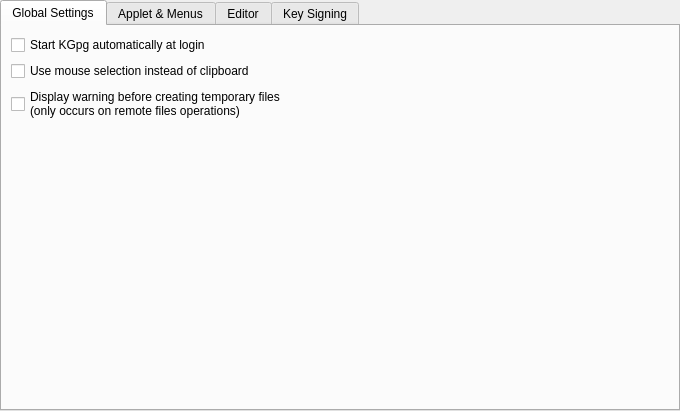
<?xml version="1.0" encoding="UTF-8"?>
<ui version="4.0">
 <class>MiscConf</class>
 <widget class="QWidget" name="MiscConf">
  <property name="geometry">
   <rect>
    <x>0</x>
    <y>0</y>
    <width>680</width>
    <height>411</height>
   </rect>
  </property>
  <layout class="QVBoxLayout">
   <property name="margin">
    <number>0</number>
   </property>
   <item>
    <widget class="QTabWidget" name="miscWidget">
     <property name="currentIndex">
      <number>0</number>
     </property>
     <widget class="QWidget" name="tabGlobal">
      <attribute name="title">
       <string>Global Settings</string>
      </attribute>
      <layout class="QVBoxLayout">
       <item>
        <layout class="QVBoxLayout">
         <item>
          <widget class="QCheckBox" name="kcfg_AutoStart">
           <property name="whatsThis">
            <string>&lt;qt&gt;&lt;b&gt;Start KGpg automatically at KDE startup:&lt;/b&gt;&lt;br /&gt;
&lt;p&gt;If checked KGpg will start automatically each time that KDE starts up.&lt;/p&gt;&lt;/qt&gt;</string>
           </property>
           <property name="text">
            <string>Start KGpg automatically at login</string>
           </property>
           <property name="checked">
            <bool>false</bool>
           </property>
          </widget>
         </item>
         <item>
          <widget class="QCheckBox" name="kcfg_UseMouseSelection">
           <property name="minimumSize">
            <size>
             <width>0</width>
             <height>0</height>
            </size>
           </property>
           <property name="whatsThis">
            <string>&lt;qt&gt;&lt;b&gt;Use mouse selection instead of clipboard:&lt;/b&gt;&lt;br /&gt;
&lt;p&gt;If checked, clipboard operations in KGpg will use the selection clipboard, that means highlighting a text to copy, and middle button (or right+left together) to paste. If this option is not checked, the clipboard will work with Key shortcuts (Ctrl-c, Ctrl-v).&lt;/p&gt;&lt;/qt&gt; </string>
           </property>
           <property name="text">
            <string>Use mouse selection instead of clipboard</string>
           </property>
          </widget>
         </item>
         <item>
          <widget class="QCheckBox" name="kcfg_RemoteFileWarn">
           <property name="minimumSize">
            <size>
             <width>0</width>
             <height>0</height>
            </size>
           </property>
           <property name="whatsThis">
            <string>&lt;qt&gt;&lt;b&gt;Display warning before creating temporary files:&lt;/b&gt;&lt;br /&gt;
&lt;p&gt;&lt;/p&gt;&lt;/qt&gt;</string>
           </property>
           <property name="text">
            <string>Display warning before creating temporary files
(only occurs on remote files operations)</string>
           </property>
          </widget>
         </item>
        </layout>
       </item>
       <item>
        <spacer>
         <property name="orientation">
          <enum>Qt::Vertical</enum>
         </property>
         <property name="sizeHint" stdset="0">
          <size>
           <width>20</width>
           <height>40</height>
          </size>
         </property>
        </spacer>
       </item>
      </layout>
     </widget>
     <widget class="QWidget" name="tabApplet">
      <attribute name="title">
       <string>Applet &amp;&amp; Menus</string>
      </attribute>
      <layout class="QVBoxLayout">
       <item>
        <widget class="QGroupBox" name="groupBox11">
         <property name="title">
          <string>Konqueror Service Menus</string>
         </property>
         <layout class="QVBoxLayout">
          <item>
           <layout class="QHBoxLayout">
            <item>
             <widget class="QLabel" name="textLabel1">
              <property name="sizePolicy">
               <sizepolicy hsizetype="Minimum" vsizetype="Fixed">
                <horstretch>0</horstretch>
                <verstretch>0</verstretch>
               </sizepolicy>
              </property>
              <property name="whatsThis">
               <string>&lt;qt&gt;&lt;b&gt;Sign file service menu:&lt;/b&gt;&lt;br /&gt;
&lt;p&gt;&lt;/p&gt;
&lt;/qt&gt;</string>
              </property>
              <property name="text">
               <string>Sign file service menu:</string>
              </property>
              <property name="wordWrap">
               <bool>false</bool>
              </property>
             </widget>
            </item>
            <item>
             <widget class="QComboBox" name="kcfg_SignMenu">
              <property name="sizePolicy">
               <sizepolicy hsizetype="Minimum" vsizetype="Fixed">
                <horstretch>0</horstretch>
                <verstretch>0</verstretch>
               </sizepolicy>
              </property>
              <item>
               <property name="text">
                <string>Disable</string>
               </property>
              </item>
              <item>
               <property name="text">
                <string>Enable with All Files</string>
               </property>
              </item>
             </widget>
            </item>
           </layout>
          </item>
          <item>
           <layout class="QHBoxLayout">
            <item>
             <widget class="QLabel" name="textLabel1_3">
              <property name="sizePolicy">
               <sizepolicy hsizetype="Minimum" vsizetype="Fixed">
                <horstretch>0</horstretch>
                <verstretch>0</verstretch>
               </sizepolicy>
              </property>
              <property name="whatsThis">
               <string>&lt;qt&gt;&lt;b&gt;Decrypt file service menu:&lt;/b&gt;&lt;br /&gt;
&lt;p&gt;&lt;/p&gt;
&lt;/qt&gt;</string>
              </property>
              <property name="text">
               <string>Decrypt file service menu:</string>
              </property>
              <property name="wordWrap">
               <bool>false</bool>
              </property>
             </widget>
            </item>
            <item>
             <widget class="QComboBox" name="kcfg_DecryptMenu">
              <item>
               <property name="text">
                <string>Disable</string>
               </property>
              </item>
              <item>
               <property name="text">
                <string>Enable with All Files</string>
               </property>
              </item>
              <item>
               <property name="text">
                <string>Enable with Encrypted Files</string>
               </property>
              </item>
             </widget>
            </item>
           </layout>
          </item>
         </layout>
        </widget>
       </item>
       <item>
        <widget class="QGroupBox" name="groupBox3">
         <property name="title">
          <string>System Tray Applet</string>
         </property>
         <layout class="QVBoxLayout">
          <item>
           <widget class="QCheckBox" name="kcfg_ShowSystray">
            <property name="whatsThis">
             <string>&lt;qt&gt;&lt;b&gt;Show system tray icon:&lt;/b&gt;&lt;br /&gt;
&lt;p&gt;If checked KGpg will minimize to an icon in the system tray.&lt;/p&gt;&lt;/qt&gt;</string>
            </property>
            <property name="text">
             <string>Show system tray icon</string>
            </property>
            <property name="checked">
             <bool>true</bool>
            </property>
           </widget>
          </item>
          <item>
           <layout class="QHBoxLayout">
            <item>
             <widget class="QLabel" name="textLabel1_2">
              <property name="text">
               <string>Left mouse click opens:</string>
              </property>
              <property name="wordWrap">
               <bool>false</bool>
              </property>
             </widget>
            </item>
            <item>
             <widget class="QComboBox" name="kcfg_LeftClick">
              <property name="sizePolicy">
               <sizepolicy hsizetype="MinimumExpanding" vsizetype="Fixed">
                <horstretch>0</horstretch>
                <verstretch>0</verstretch>
               </sizepolicy>
              </property>
              <item>
               <property name="text">
                <string>Key Manager</string>
               </property>
              </item>
              <item>
               <property name="text">
                <string>Editor</string>
               </property>
              </item>
             </widget>
            </item>
           </layout>
          </item>
         </layout>
        </widget>
       </item>
       <item>
        <spacer>
         <property name="orientation">
          <enum>Qt::Vertical</enum>
         </property>
         <property name="sizeHint" stdset="0">
          <size>
           <width>20</width>
           <height>40</height>
          </size>
         </property>
        </spacer>
       </item>
      </layout>
     </widget>
     <widget class="QWidget" name="tabEditor">
      <attribute name="title">
       <string>Editor</string>
      </attribute>
      <layout class="QVBoxLayout" name="verticalLayout">
       <item>
        <layout class="QHBoxLayout" name="horizontalLayout">
         <item>
          <widget class="QLabel" name="label">
           <property name="text">
            <string>Recent files</string>
           </property>
          </widget>
         </item>
         <item>
          <widget class="QSpinBox" name="kcfg_RecentFiles"/>
         </item>
        </layout>
       </item>
       <item>
        <spacer name="verticalSpacer">
         <property name="orientation">
          <enum>Qt::Vertical</enum>
         </property>
         <property name="sizeHint" stdset="0">
          <size>
           <width>20</width>
           <height>40</height>
          </size>
         </property>
        </spacer>
       </item>
      </layout>
     </widget>
     <widget class="QWidget" name="tabSigning">
      <attribute name="title">
       <string>Key Signing</string>
      </attribute>
      <layout class="QVBoxLayout" name="verticalLayout_2">
       <item>
        <layout class="QHBoxLayout" name="horizontalLayout_2">
         <item>
          <widget class="QLabel" name="label_2">
           <property name="whatsThis">
            <string>Here you can define how User Ids that do not contain an email address (like Photo Ids) are sent to the key owner. You can choose to either send them with every other User Id you signed, only with the first Id you signed or to not send them at all.</string>
           </property>
           <property name="text">
            <string>Mailing of User Ids without Email Addresses</string>
           </property>
          </widget>
         </item>
         <item>
          <widget class="QComboBox" name="kcfg_MailUats">
           <item>
            <property name="text">
             <string>Send with every Email</string>
            </property>
           </item>
           <item>
            <property name="text">
             <string>Send only with first Email</string>
            </property>
           </item>
           <item>
            <property name="text">
             <string>Do not send</string>
            </property>
           </item>
          </widget>
         </item>
        </layout>
       </item>
       <item>
        <widget class="QGroupBox" name="groupBox">
         <property name="title">
          <string>Email template</string>
         </property>
         <layout class="QVBoxLayout" name="verticalLayout_3">
          <item>
           <widget class="KTextEdit" name="EmailTemplateEdit">
            <property name="whatsThis">
             <string>This is the text of the email sent by the &quot;Sign and Mail User ID&quot; action.

The placeholders surrounded by the percent signs (like %KEYID%) will be replaced with the corresponding text for every single mail.</string>
            </property>
           </widget>
          </item>
         </layout>
        </widget>
       </item>
      </layout>
     </widget>
    </widget>
   </item>
  </layout>
 </widget>
 <customwidgets>
  <customwidget>
   <class>KTextEdit</class>
   <extends>QTextEdit</extends>
   <header>ktextedit.h</header>
  </customwidget>
 </customwidgets>
 <resources/>
 <connections/>
</ui>
